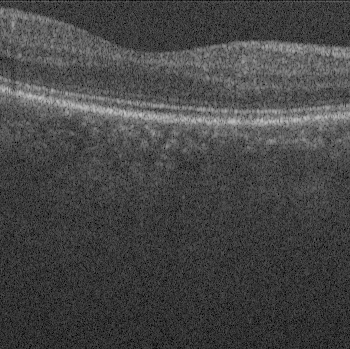
#> input picture retina2/174.bmp, 350 x 349 px; its folder holds only this picture in this run
$ python weimin.py   (older library calls are emulated)
#> lines starting #> are read from the running program, lines starting #| are printed output that depends on the picture; after the words box and inside, x2 and y2 are one past the last pixel; in counts of white or black regions, pixels touching at a corner belong together
import cv2
import os
import glob
import numpy as np
import matplotlib.pyplot as plt

images = sorted(glob.glob("./retina2/*"))

# Define the number of frames to average
n_frames = 1

# Define a list to store the previous n_frames binary images
binary_list = []

for image_path in images:

    # Load the image as grayscale
    img = cv2.imread(image_path, cv2.IMREAD_GRAYSCALE)
#> img is the input picture: shape (349, 350); min 0, max 195, mean 69.7

    # Threshold the grayscale image to create a binary image
    _, binary = cv2.threshold(img, 115, 255, cv2.THRESH_BINARY)
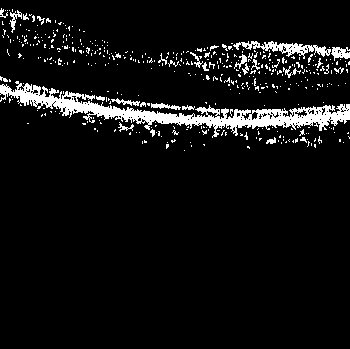
#> binary: shape (349, 350); 6.8% white; 450 white regions (419 under 20 px), largest, box (x1, y1, x2, y2) and area: (0, 81, 350, 138) 4790, (233, 41, 331, 59) 628, (331, 47, 350, 61) 163

    # ========================================================================================================
    # # Define the Roberts kernel for edge detection
    # roberts_kernel_x = np.array([[1, 0], [0, -1]])
    # roberts_kernel_y = np.array([[0, 1], [-1, 0]])

    # edges_x = cv2.filter2D(binary, -1, roberts_kernel_x)
    # edges_y = cv2.filter2D(binary, -1, roberts_kernel_y)
    # edges = cv2.bitwise_or(edges_x, edges_y)

    # ========================================================================================================
    # Apply Sobel edge detection to the binary image
    sobel_x = cv2.Sobel(binary, cv2.CV_8U, 1, 0, ksize=3)
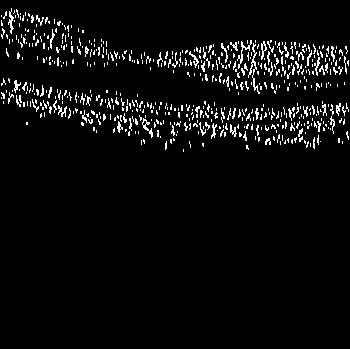
#> sobel_x: shape (349, 350); 4.7% white in thin lines or dots, all inside (x1, y1, x2, y2) = (1, 8, 349, 152)
    sobel_y = cv2.Sobel(binary, cv2.CV_8U, 0, 1, ksize=3)
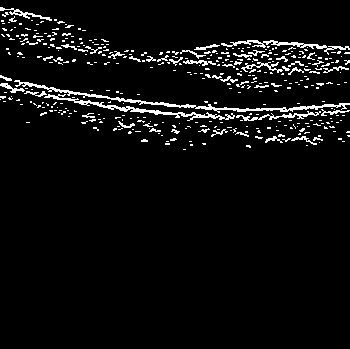
#> sobel_y: shape (349, 350); 5.1% white in thin lines or dots, all inside (x1, y1, x2, y2) = (0, 7, 350, 150)
    edges = cv2.addWeighted(sobel_x, 0.5, sobel_y, 0.5, 0)
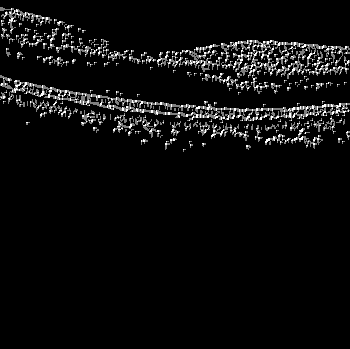
#> edges: shape (349, 350); min 0, max 255, mean 12.5

    # ========================================================================================================
    # # Apply Canny edge detection to the binary image
    # edges = cv2.Canny(binary, 100, 200)

    # ========================================================================================================

    # Invert the binary image to create a mask
    mask = cv2.bitwise_not(binary)

    # Apply the mask to the edges image to highlight the edges that contain white pixels
    highlighted_edges = cv2.bitwise_and(edges, edges, mask=mask)

    # Add the current binary image to the list
    binary_list.append(highlighted_edges)

    # If the list is longer than n_frames, remove the oldest binary image
    if len(binary_list) > n_frames:
        binary_list.pop(0)

    # Average the binary images over the last n_frames
    averaged_binary = sum(binary_list) // len(binary_list)

    # Sharpen the averaged binary image using a Laplacian filter
    laplacian = cv2.Laplacian(averaged_binary, cv2.CV_8U, ksize=3)
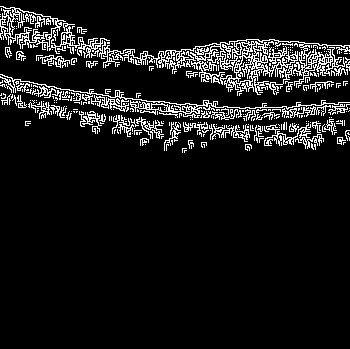
#> laplacian: shape (349, 350); min 0, max 255, mean 22.5
    sharpened = cv2.addWeighted(averaged_binary, 1.5, laplacian, -0.5, 0)
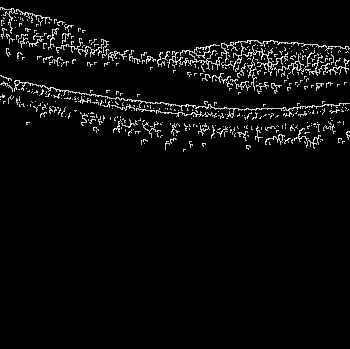
#> sharpened: shape (349, 350); min 0, max 255, mean 9.8

    # Replace img with merge on line 84 if wish to view the output w/ mask
    merge = cv2.bitwise_and(sharpened, mask)

    # Use the Probabilistic Hough Line Transform to detect curve lines
    min_line_length = 100
    max_line_gap = 20
    lines = cv2.HoughLinesP(merge, rho=1, theta=np.pi/180, threshold=50,
                            minLineLength=min_line_length, maxLineGap=max_line_gap)
#> lines = 42 rows, first 6: [9, 42, 345, 66], [3, 81, 195, 108], [112, 108, 346, 108], [57, 51, 346, 71], [1, 22, 179, 66], [43, 48, 345, 70]

    # Draw the detected lines on the image
    for line in lines:
        x1, y1, x2, y2 = line[0]
        cv2.line(merge, (x1, y1), (x2, y2), (255, 0, 0), 1)
#> this loop made 42 passes
#> (x1, y1, x2, y2) on passes 1 to 12: (9, 42, 345, 66), (3, 81, 195, 108), (112, 108, 346, 108), (57, 51, 346, 71), (1, 22, 179, 66), (43, 48, 345, 70), (202, 125, 314, 147), (112, 60, 346, 72), (37, 94, 195, 116), (172, 51, 349, 60), (21, 46, 348, 69), (1, 23, 119, 52)
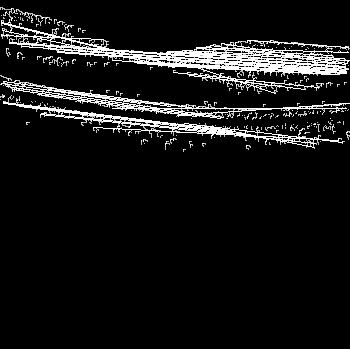
#> merge: shape (349, 350); 5.61% of pixels changed, all inside (x1, y1, x2, y2) = (1, 22, 350, 148)

    # Get the file name from the input image path using os.path.basename()
    img_filename = os.path.basename(image_path)

    # Save the image to the output directory
    cv2.imwrite("./sharpened" + "/" + img_filename, merge)

sharp = sorted(glob.glob("./sharpened/*"))

for image2_path, sharp_path in zip(images, sharp):

    # Load the base image
    img1 = cv2.imread(image2_path)

    # Load the second image to be overlaid
    img2 = cv2.imread(sharp_path)

    # Resize the second image to match the size of the first image
    img2_resized = cv2.resize(img2, (img1.shape[1], img1.shape[0]))

    # Set the blending factor for the two images
    alpha = 0.4

    # Overlay the two images using cv2.addWeighted()
    overlay = cv2.addWeighted(img1, alpha, img2_resized, 1 - alpha, 0)

    # Get the file name from the input image path using os.path.basename()
    img_filename = os.path.basename(image2_path)

    # Save the image to the output directory
    cv2.imwrite("./output" + "/" + img_filename, overlay)

#> (the run stopped early here; a loop or call above may not have finished)

$ run again, on retina2/180.bmp
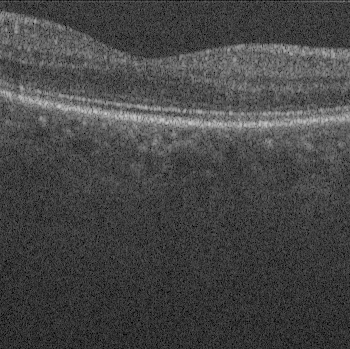
#> input picture retina2/180.bmp, 350 x 349 px
#> img is the input picture: shape (349, 350); min 0, max 204, mean 69.8
#> `_, binary = cv2.threshold(img, 115, 255, cv2.THRESH_BINARY)`:
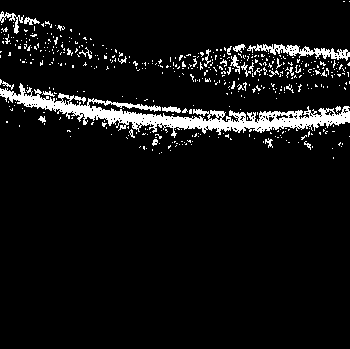
#> binary: shape (349, 350); 6.8% white; 478 white regions (446 under 20 px), largest, box (x1, y1, x2, y2) and area: (0, 83, 350, 138) 4941, (247, 44, 350, 61) 650, (0, 11, 24, 34) 162
#> sobel_x: shape (349, 350); 4.9% white in thin lines or dots, all inside (x1, y1, x2, y2) = (1, 0, 349, 160)
#> sobel_y: shape (349, 350); 5.3% white in thin lines or dots, all inside (x1, y1, x2, y2) = (0, 10, 350, 158)
#> lines = 47 rows, first 6: [6, 84, 156, 107], [179, 54, 345, 60], [169, 57, 346, 67], [159, 58, 347, 74], [13, 94, 238, 121], [14, 92, 302, 117]
#> the loop `for line in lines:` made 47 passes
#> after the loop `for line in lines:`:
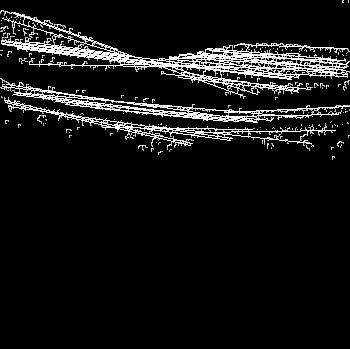
#> merge: shape (349, 350); min 0, max 255, mean 20.4

$ run again, on retina2/181.bmp
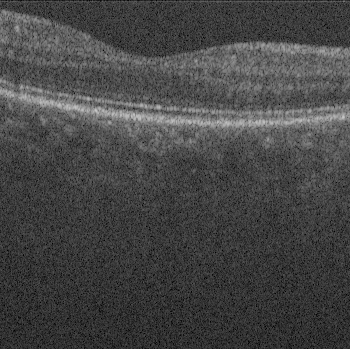
#> input picture retina2/181.bmp, 350 x 349 px
#> img is the input picture: shape (349, 350); min 0, max 198, mean 69.7
#> `_, binary = cv2.threshold(img, 115, 255, cv2.THRESH_BINARY)`:
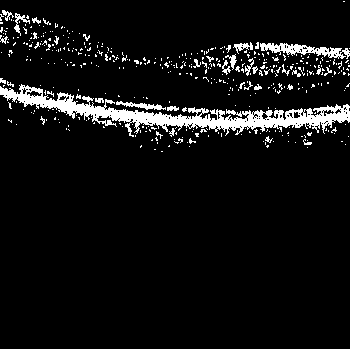
#> binary: shape (349, 350); 6.8% white; 440 white regions (407 under 20 px), largest, box (x1, y1, x2, y2) and area: (0, 84, 350, 137) 4821, (260, 43, 350, 59) 645, (116, 101, 166, 110) 185
#> sobel_x: shape (349, 350); 4.6% white in thin lines or dots, all inside (x1, y1, x2, y2) = (1, 0, 349, 153)
#> sobel_y: shape (349, 350); 5% white in thin lines or dots, all inside (x1, y1, x2, y2) = (0, 9, 350, 151)
#> lines = 39 rows, first 6: [16, 92, 297, 116], [1, 41, 332, 75], [8, 90, 122, 100], [47, 98, 216, 119], [4, 44, 306, 76], [6, 17, 254, 93]
#> the loop `for line in lines:` made 39 passes
#> after the loop `for line in lines:`:
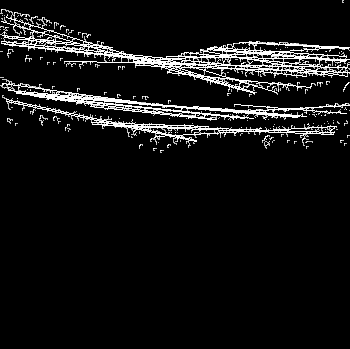
#> merge: shape (349, 350); min 0, max 255, mean 19.2

$ run again, on retina2/184.bmp
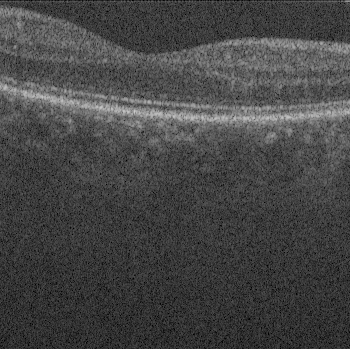
#> input picture retina2/184.bmp, 350 x 349 px
#> img is the input picture: shape (349, 350); min 0, max 205, mean 69.7
#> binary: shape (349, 350); 6.8% white; 461 white regions (430 under 20 px), largest, box (x1, y1, x2, y2) and area: (0, 76, 350, 131) 4773, (233, 38, 309, 52) 486, (310, 41, 350, 55) 269
#> sobel_x: shape (349, 350); 4.8% white in thin lines or dots, all inside (x1, y1, x2, y2) = (1, 0, 349, 157)
#> sobel_y: shape (349, 350); 5.1% white in thin lines or dots, all inside (x1, y1, x2, y2) = (0, 6, 350, 155)
#> lines = 40 rows, first 6: [14, 55, 348, 61], [17, 87, 240, 107], [14, 56, 125, 60], [7, 27, 122, 47], [162, 53, 346, 69], [33, 91, 193, 114]
#> the loop `for line in lines:` made 40 passes
#> after the loop `for line in lines:`:
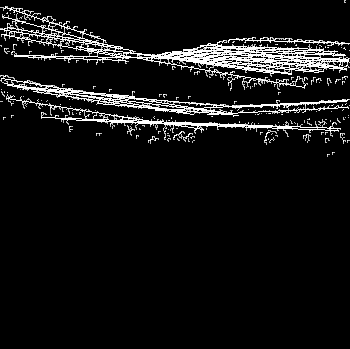
#> merge: shape (349, 350); min 0, max 255, mean 19
